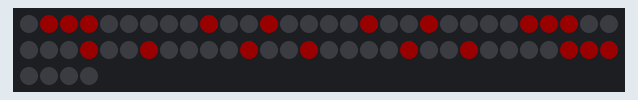
This program was run on a simulated CircuitPython board. Parts: 64 RGB LEDs in strip order, left to right, continuing on the next row. Dim RGB values are drawn brighter than linear.

Above: at 0.31 s.
At 0.92 s:
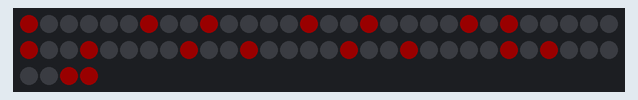
At 1.54 s:
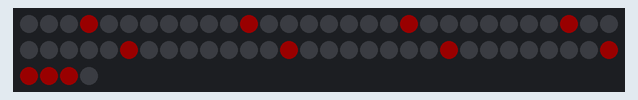
At 2.36 s:
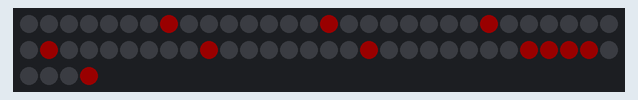
At 2.98 s:
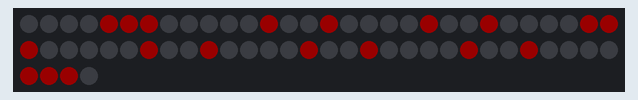
At 3.49 s:
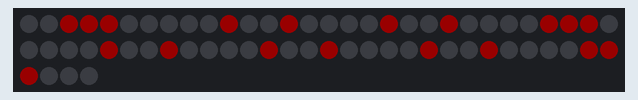

Measured:
- by itself, everything shown: repeats every 3.5 s, in 16 steps
- what the display in image 5 shows lasts 0.4 s, from 3.3 s to 3.7 s

The program:

main.py
```python
# Y9 Demo
# CircuitPython demo - NeoPixel

import time
import board
import neopixel

pixpin = board.D0
numpix = 64

# modify maxlengthofadvertisement to the maximum lenght of pixels
maxlengthofadvertisement = 16
counttomaxlength = 0
i = 0

strip = neopixel.NeoPixel(pixpin, numpix, brightness=0.1, auto_write=False)


# modify the following table of RGB values
allrows = [[[0  ,0  ,0  ],[0  ,0  ,0  ],[255,0  ,0  ],[255,0  ,0  ],[255,0  ,0  ],[0  ,0  ,0  ],[0  ,0  ,0  ],[0  ,0  ,0  ],[0  ,0  ,0  ],[0  ,0  ,0  ],[255,0  ,0  ],[0  ,0  ,0  ],[0  ,0  ,0  ],[0  ,0  ,0  ],[0  ,0  ,0  ],[0  ,0  ,0  ]],
           [[0  ,0  ,0  ],[0  ,0  ,0  ],[255,0  ,0  ],[0  ,0  ,0  ],[0  ,0  ,0  ],[255,0  ,0  ],[0  ,0  ,0  ],[0  ,0  ,0  ],[0  ,0  ,0  ],[0  ,0  ,0  ],[255,0  ,0  ],[0  ,0  ,0  ],[0  ,0  ,0  ],[0  ,0  ,0  ],[0  ,0  ,0  ],[0  ,0  ,0  ]],
           [[0  ,0  ,0  ],[0  ,0  ,0  ],[255,0  ,0  ],[0  ,0  ,0  ],[0  ,0  ,0  ],[255,0  ,0  ],[0  ,0  ,0  ],[0  ,0  ,0  ],[0  ,0  ,0  ],[0  ,0  ,0  ],[255,0  ,0  ],[0  ,0  ,0  ],[0  ,0  ,0  ],[0  ,0  ,0  ],[0  ,0  ,0  ],[0  ,0  ,0  ]],
           [[0  ,0  ,0  ],[0  ,0  ,0  ],[255,0  ,0  ],[255,0  ,0  ],[255,0  ,0  ],[0  ,0  ,0  ],[0  ,0  ,0  ],[0  ,0  ,0  ],[0  ,0  ,0  ],[0  ,0  ,0  ],[255,0  ,0  ],[0  ,0  ,0  ],[0  ,0  ,0  ],[0  ,0  ,0  ],[0  ,0  ,0  ],[0  ,0  ,0  ]],
           [[0  ,0  ,0  ],[0  ,0  ,0  ],[255,0  ,0  ],[0  ,0  ,0  ],[0  ,0  ,0  ],[255,0  ,0  ],[0  ,0  ,0  ],[0  ,0  ,0  ],[0  ,0  ,0  ],[0  ,0  ,0  ],[255,0  ,0  ],[0  ,0  ,0  ],[0  ,0  ,0  ],[0  ,0  ,0  ],[0  ,0  ,0  ],[0  ,0  ,0  ]],
           [[0  ,0  ,0  ],[0  ,0  ,0  ],[255,0  ,0  ],[0  ,0  ,0  ],[0  ,0  ,0  ],[255,0  ,0  ],[0  ,0  ,0  ],[0  ,0  ,0  ],[0  ,0  ,0  ],[0  ,0  ,0  ],[255,0  ,0  ],[0  ,0  ,0  ],[0  ,0  ,0  ],[0  ,0  ,0  ],[0  ,0  ,0  ],[0  ,0  ,0  ]],
           [[0  ,0  ,0  ],[0  ,0  ,0  ],[255,0  ,0  ],[0  ,0  ,0  ],[0  ,0  ,0  ],[255,0  ,0  ],[0  ,0  ,0  ],[0  ,0  ,0  ],[0  ,0  ,0  ],[0  ,0  ,0  ],[255,0  ,0  ],[0  ,0  ,0  ],[0  ,0  ,0  ],[0  ,0  ,0  ],[0  ,0  ,0  ],[0  ,0  ,0  ]],
           [[0  ,0  ,0  ],[0  ,0  ,0  ],[255,0  ,0  ],[255,0  ,0  ],[255,0  ,0  ],[0  ,0  ,0  ],[0  ,0  ,0  ],[0  ,0  ,0  ],[0  ,0  ,0  ],[0  ,0  ,0  ],[255,0  ,0  ],[255,0  ,0  ],[255,0  ,0  ],[255,0  ,0  ],[0  ,0  ,0  ],[0  ,0  ,0  ]]]


while True:

    strip.brightness = 0.1
    i = 0
    for r in range(0,8):
        for c in range(counttomaxlength,counttomaxlength+8):
            temp = c % maxlengthofadvertisement
            strip[i] = (allrows[r][temp][0],allrows[r][temp][1],allrows[r][temp][2])
            i += 1
    strip.write()
    time.sleep(0.2)


    counttomaxlength += 1
    if counttomaxlength > maxlengthofadvertisement:
        counttomaxlength = 0
```
